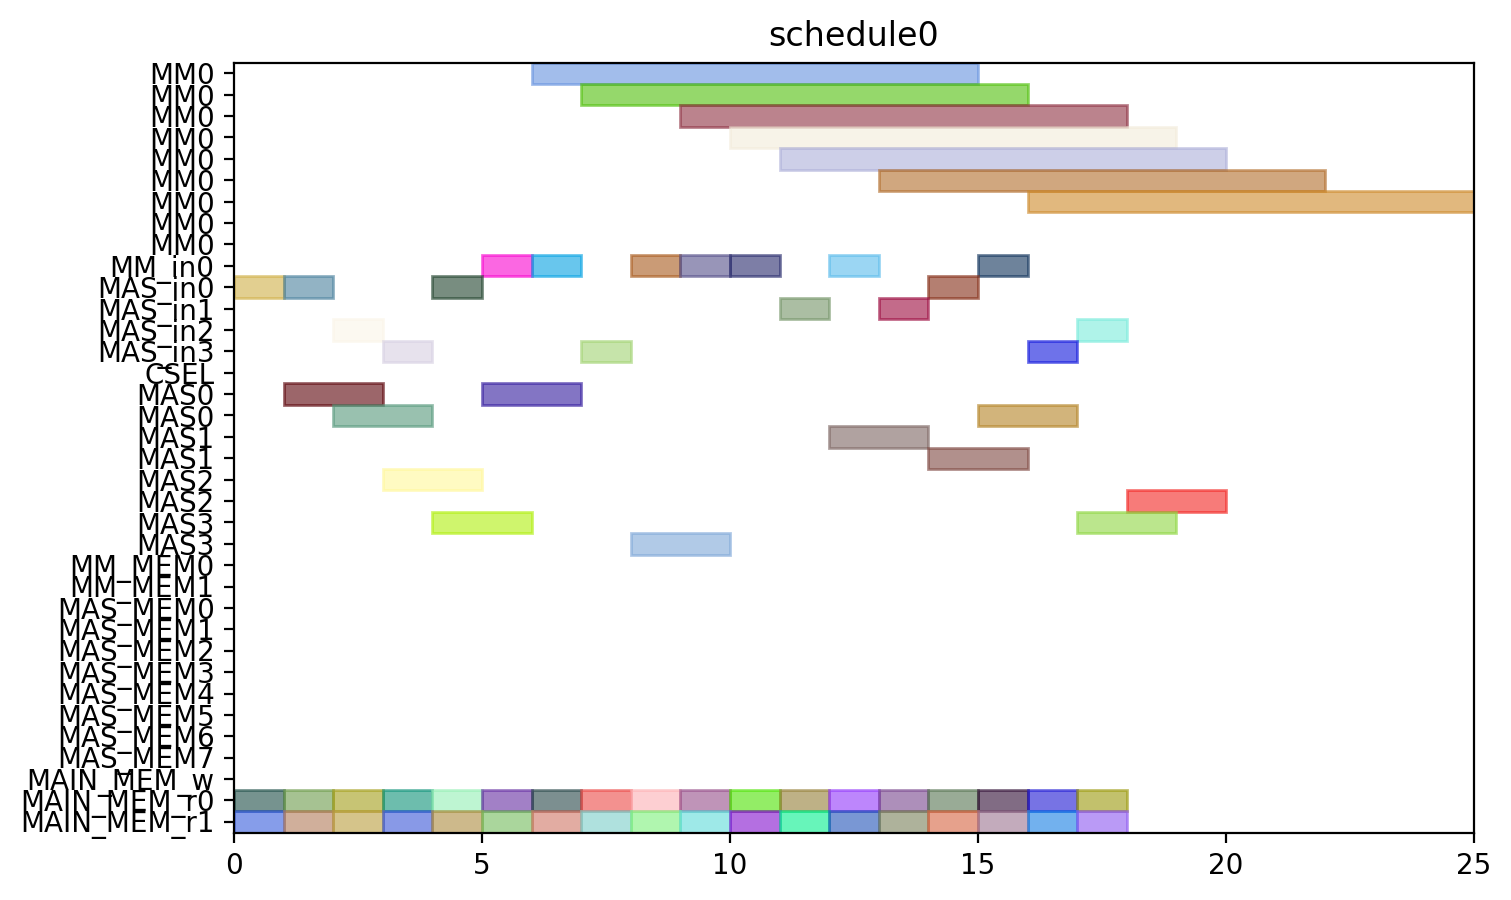

The script that drew this image:
from pyschedule import Scenario, solvers, plotters, alt


def solve():
	horizon = 120
	S = Scenario("schedule0", horizon=horizon)

	# resource
	MM = S.Resources('MM', num=1, size=9)
	MM_in = S.Resources('MM_in', num=1)
	MAS_in = S.Resources('MAS_in', num=4)
	CSEL = S.Resource('CSEL')
	MAS = S.Resources('MAS', num=4, size=2, periods=range(1, horizon))
	MM_MEM = S.Resources('MM_MEM', num=2)
	MAS_MEM = S.Resources('MAS_MEM', num=8)
	MAIN_MEM_w = S.Resource('MAIN_MEM_w', size=1)
	MAIN_MEM_r = S.Resources('MAIN_MEM_r', num=2)

	# result of previous scheduling

	# new tasks
	t0_t0 = S.Task('t0_t0', length=2, delay_cost=1)
	t0_t0 += alt(MAS)
	t0_t0_in = S.Task('t0_t0_in', length=1, delay_cost=1)
	t0_t0_in += alt(MAS_in)
	S += t0_t0_in*MAS_in[0]<=t0_t0*MAS[0]

	S += t0_t0_in*MAS_in[1]<=t0_t0*MAS[1]

	S += t0_t0_in*MAS_in[2]<=t0_t0*MAS[2]

	S += t0_t0_in*MAS_in[3]<=t0_t0*MAS[3]

	t0_t0_mem0 = S.Task('t0_t0_mem0', length=1, delay_cost=1)
	t0_t0_mem0 += MAIN_MEM_r[0]
	S += t0_t0_mem0 <= t0_t0

	t0_t0_mem1 = S.Task('t0_t0_mem1', length=1, delay_cost=1)
	t0_t0_mem1 += MAIN_MEM_r[1]
	S += t0_t0_mem1 <= t0_t0

	t0_t1 = S.Task('t0_t1', length=2, delay_cost=1)
	t0_t1 += alt(MAS)
	t0_t1_in = S.Task('t0_t1_in', length=1, delay_cost=1)
	t0_t1_in += alt(MAS_in)
	S += t0_t1_in*MAS_in[0]<=t0_t1*MAS[0]

	S += t0_t1_in*MAS_in[1]<=t0_t1*MAS[1]

	S += t0_t1_in*MAS_in[2]<=t0_t1*MAS[2]

	S += t0_t1_in*MAS_in[3]<=t0_t1*MAS[3]

	t0_t1_mem0 = S.Task('t0_t1_mem0', length=1, delay_cost=1)
	t0_t1_mem0 += MAIN_MEM_r[0]
	S += t0_t1_mem0 <= t0_t1

	t0_t1_mem1 = S.Task('t0_t1_mem1', length=1, delay_cost=1)
	t0_t1_mem1 += MAIN_MEM_r[1]
	S += t0_t1_mem1 <= t0_t1

	t0_t3 = S.Task('t0_t3', length=9, delay_cost=1)
	t0_t3 += alt(MM)
	t0_t3_in = S.Task('t0_t3_in', length=1, delay_cost=1)
	t0_t3_in += alt(MM_in)
	S += t0_t3_in*MM_in[0]<=t0_t3*MM[0]
	t0_t3_mem0 = S.Task('t0_t3_mem0', length=1, delay_cost=1)
	t0_t3_mem0 += MAIN_MEM_r[0]
	S += t0_t3_mem0 <= t0_t3

	t0_t3_mem1 = S.Task('t0_t3_mem1', length=1, delay_cost=1)
	t0_t3_mem1 += MAIN_MEM_r[1]
	S += t0_t3_mem1 <= t0_t3

	t1_t0 = S.Task('t1_t0', length=2, delay_cost=1)
	t1_t0 += alt(MAS)
	t1_t0_in = S.Task('t1_t0_in', length=1, delay_cost=1)
	t1_t0_in += alt(MAS_in)
	S += t1_t0_in*MAS_in[0]<=t1_t0*MAS[0]

	S += t1_t0_in*MAS_in[1]<=t1_t0*MAS[1]

	S += t1_t0_in*MAS_in[2]<=t1_t0*MAS[2]

	S += t1_t0_in*MAS_in[3]<=t1_t0*MAS[3]

	t1_t0_mem0 = S.Task('t1_t0_mem0', length=1, delay_cost=1)
	t1_t0_mem0 += MAIN_MEM_r[0]
	S += t1_t0_mem0 <= t1_t0

	t1_t0_mem1 = S.Task('t1_t0_mem1', length=1, delay_cost=1)
	t1_t0_mem1 += MAIN_MEM_r[1]
	S += t1_t0_mem1 <= t1_t0

	t1_t1 = S.Task('t1_t1', length=2, delay_cost=1)
	t1_t1 += alt(MAS)
	t1_t1_in = S.Task('t1_t1_in', length=1, delay_cost=1)
	t1_t1_in += alt(MAS_in)
	S += t1_t1_in*MAS_in[0]<=t1_t1*MAS[0]

	S += t1_t1_in*MAS_in[1]<=t1_t1*MAS[1]

	S += t1_t1_in*MAS_in[2]<=t1_t1*MAS[2]

	S += t1_t1_in*MAS_in[3]<=t1_t1*MAS[3]

	t1_t1_mem0 = S.Task('t1_t1_mem0', length=1, delay_cost=1)
	t1_t1_mem0 += MAIN_MEM_r[0]
	S += t1_t1_mem0 <= t1_t1

	t1_t1_mem1 = S.Task('t1_t1_mem1', length=1, delay_cost=1)
	t1_t1_mem1 += MAIN_MEM_r[1]
	S += t1_t1_mem1 <= t1_t1

	t1_t3 = S.Task('t1_t3', length=9, delay_cost=1)
	t1_t3 += alt(MM)
	t1_t3_in = S.Task('t1_t3_in', length=1, delay_cost=1)
	t1_t3_in += alt(MM_in)
	S += t1_t3_in*MM_in[0]<=t1_t3*MM[0]
	t1_t3_mem0 = S.Task('t1_t3_mem0', length=1, delay_cost=1)
	t1_t3_mem0 += MAIN_MEM_r[0]
	S += t1_t3_mem0 <= t1_t3

	t1_t3_mem1 = S.Task('t1_t3_mem1', length=1, delay_cost=1)
	t1_t3_mem1 += MAIN_MEM_r[1]
	S += t1_t3_mem1 <= t1_t3

	t2_t2 = S.Task('t2_t2', length=2, delay_cost=1)
	t2_t2 += alt(MAS)
	t2_t2_in = S.Task('t2_t2_in', length=1, delay_cost=1)
	t2_t2_in += alt(MAS_in)
	S += t2_t2_in*MAS_in[0]<=t2_t2*MAS[0]

	S += t2_t2_in*MAS_in[1]<=t2_t2*MAS[1]

	S += t2_t2_in*MAS_in[2]<=t2_t2*MAS[2]

	S += t2_t2_in*MAS_in[3]<=t2_t2*MAS[3]

	t2_t2_mem0 = S.Task('t2_t2_mem0', length=1, delay_cost=1)
	t2_t2_mem0 += MAIN_MEM_r[0]
	S += t2_t2_mem0 <= t2_t2

	t2_t2_mem1 = S.Task('t2_t2_mem1', length=1, delay_cost=1)
	t2_t2_mem1 += MAIN_MEM_r[1]
	S += t2_t2_mem1 <= t2_t2

	t5_t0 = S.Task('t5_t0', length=9, delay_cost=1)
	t5_t0 += alt(MM)
	t5_t0_in = S.Task('t5_t0_in', length=1, delay_cost=1)
	t5_t0_in += alt(MM_in)
	S += t5_t0_in*MM_in[0]<=t5_t0*MM[0]
	t5_t0_mem0 = S.Task('t5_t0_mem0', length=1, delay_cost=1)
	t5_t0_mem0 += MAIN_MEM_r[0]
	S += t5_t0_mem0 <= t5_t0

	t5_t0_mem1 = S.Task('t5_t0_mem1', length=1, delay_cost=1)
	t5_t0_mem1 += MAIN_MEM_r[1]
	S += t5_t0_mem1 <= t5_t0

	t5_t1 = S.Task('t5_t1', length=9, delay_cost=1)
	t5_t1 += alt(MM)
	t5_t1_in = S.Task('t5_t1_in', length=1, delay_cost=1)
	t5_t1_in += alt(MM_in)
	S += t5_t1_in*MM_in[0]<=t5_t1*MM[0]
	t5_t1_mem0 = S.Task('t5_t1_mem0', length=1, delay_cost=1)
	t5_t1_mem0 += MAIN_MEM_r[0]
	S += t5_t1_mem0 <= t5_t1

	t5_t1_mem1 = S.Task('t5_t1_mem1', length=1, delay_cost=1)
	t5_t1_mem1 += MAIN_MEM_r[1]
	S += t5_t1_mem1 <= t5_t1

	t5_t2 = S.Task('t5_t2', length=2, delay_cost=1)
	t5_t2 += alt(MAS)
	t5_t2_in = S.Task('t5_t2_in', length=1, delay_cost=1)
	t5_t2_in += alt(MAS_in)
	S += t5_t2_in*MAS_in[0]<=t5_t2*MAS[0]

	S += t5_t2_in*MAS_in[1]<=t5_t2*MAS[1]

	S += t5_t2_in*MAS_in[2]<=t5_t2*MAS[2]

	S += t5_t2_in*MAS_in[3]<=t5_t2*MAS[3]

	t5_t2_mem0 = S.Task('t5_t2_mem0', length=1, delay_cost=1)
	t5_t2_mem0 += MAIN_MEM_r[0]
	S += t5_t2_mem0 <= t5_t2

	t5_t2_mem1 = S.Task('t5_t2_mem1', length=1, delay_cost=1)
	t5_t2_mem1 += MAIN_MEM_r[1]
	S += t5_t2_mem1 <= t5_t2

	t5_t3 = S.Task('t5_t3', length=2, delay_cost=1)
	t5_t3 += alt(MAS)
	t5_t3_in = S.Task('t5_t3_in', length=1, delay_cost=1)
	t5_t3_in += alt(MAS_in)
	S += t5_t3_in*MAS_in[0]<=t5_t3*MAS[0]

	S += t5_t3_in*MAS_in[1]<=t5_t3*MAS[1]

	S += t5_t3_in*MAS_in[2]<=t5_t3*MAS[2]

	S += t5_t3_in*MAS_in[3]<=t5_t3*MAS[3]

	t5_t3_mem0 = S.Task('t5_t3_mem0', length=1, delay_cost=1)
	t5_t3_mem0 += MAIN_MEM_r[0]
	S += t5_t3_mem0 <= t5_t3

	t5_t3_mem1 = S.Task('t5_t3_mem1', length=1, delay_cost=1)
	t5_t3_mem1 += MAIN_MEM_r[1]
	S += t5_t3_mem1 <= t5_t3

	t7_t0 = S.Task('t7_t0', length=2, delay_cost=1)
	t7_t0 += alt(MAS)
	t7_t0_in = S.Task('t7_t0_in', length=1, delay_cost=1)
	t7_t0_in += alt(MAS_in)
	S += t7_t0_in*MAS_in[0]<=t7_t0*MAS[0]

	S += t7_t0_in*MAS_in[1]<=t7_t0*MAS[1]

	S += t7_t0_in*MAS_in[2]<=t7_t0*MAS[2]

	S += t7_t0_in*MAS_in[3]<=t7_t0*MAS[3]

	t7_t0_mem0 = S.Task('t7_t0_mem0', length=1, delay_cost=1)
	t7_t0_mem0 += MAIN_MEM_r[0]
	S += t7_t0_mem0 <= t7_t0

	t7_t0_mem1 = S.Task('t7_t0_mem1', length=1, delay_cost=1)
	t7_t0_mem1 += MAIN_MEM_r[1]
	S += t7_t0_mem1 <= t7_t0

	t7_t1 = S.Task('t7_t1', length=2, delay_cost=1)
	t7_t1 += alt(MAS)
	t7_t1_in = S.Task('t7_t1_in', length=1, delay_cost=1)
	t7_t1_in += alt(MAS_in)
	S += t7_t1_in*MAS_in[0]<=t7_t1*MAS[0]

	S += t7_t1_in*MAS_in[1]<=t7_t1*MAS[1]

	S += t7_t1_in*MAS_in[2]<=t7_t1*MAS[2]

	S += t7_t1_in*MAS_in[3]<=t7_t1*MAS[3]

	t7_t1_mem0 = S.Task('t7_t1_mem0', length=1, delay_cost=1)
	t7_t1_mem0 += MAIN_MEM_r[0]
	S += t7_t1_mem0 <= t7_t1

	t7_t1_mem1 = S.Task('t7_t1_mem1', length=1, delay_cost=1)
	t7_t1_mem1 += MAIN_MEM_r[1]
	S += t7_t1_mem1 <= t7_t1

	t7_t3 = S.Task('t7_t3', length=9, delay_cost=1)
	t7_t3 += alt(MM)
	t7_t3_in = S.Task('t7_t3_in', length=1, delay_cost=1)
	t7_t3_in += alt(MM_in)
	S += t7_t3_in*MM_in[0]<=t7_t3*MM[0]
	t7_t3_mem0 = S.Task('t7_t3_mem0', length=1, delay_cost=1)
	t7_t3_mem0 += MAIN_MEM_r[0]
	S += t7_t3_mem0 <= t7_t3

	t7_t3_mem1 = S.Task('t7_t3_mem1', length=1, delay_cost=1)
	t7_t3_mem1 += MAIN_MEM_r[1]
	S += t7_t3_mem1 <= t7_t3

	t10_t0 = S.Task('t10_t0', length=9, delay_cost=1)
	t10_t0 += alt(MM)
	t10_t0_in = S.Task('t10_t0_in', length=1, delay_cost=1)
	t10_t0_in += alt(MM_in)
	S += t10_t0_in*MM_in[0]<=t10_t0*MM[0]
	t10_t0_mem0 = S.Task('t10_t0_mem0', length=1, delay_cost=1)
	t10_t0_mem0 += MAIN_MEM_r[0]
	S += t10_t0_mem0 <= t10_t0

	t10_t0_mem1 = S.Task('t10_t0_mem1', length=1, delay_cost=1)
	t10_t0_mem1 += MAIN_MEM_r[1]
	S += t10_t0_mem1 <= t10_t0

	t10_t1 = S.Task('t10_t1', length=9, delay_cost=1)
	t10_t1 += alt(MM)
	t10_t1_in = S.Task('t10_t1_in', length=1, delay_cost=1)
	t10_t1_in += alt(MM_in)
	S += t10_t1_in*MM_in[0]<=t10_t1*MM[0]
	t10_t1_mem0 = S.Task('t10_t1_mem0', length=1, delay_cost=1)
	t10_t1_mem0 += MAIN_MEM_r[0]
	S += t10_t1_mem0 <= t10_t1

	t10_t1_mem1 = S.Task('t10_t1_mem1', length=1, delay_cost=1)
	t10_t1_mem1 += MAIN_MEM_r[1]
	S += t10_t1_mem1 <= t10_t1

	t10_t2 = S.Task('t10_t2', length=2, delay_cost=1)
	t10_t2 += alt(MAS)
	t10_t2_in = S.Task('t10_t2_in', length=1, delay_cost=1)
	t10_t2_in += alt(MAS_in)
	S += t10_t2_in*MAS_in[0]<=t10_t2*MAS[0]

	S += t10_t2_in*MAS_in[1]<=t10_t2*MAS[1]

	S += t10_t2_in*MAS_in[2]<=t10_t2*MAS[2]

	S += t10_t2_in*MAS_in[3]<=t10_t2*MAS[3]

	t10_t2_mem0 = S.Task('t10_t2_mem0', length=1, delay_cost=1)
	t10_t2_mem0 += MAIN_MEM_r[0]
	S += t10_t2_mem0 <= t10_t2

	t10_t2_mem1 = S.Task('t10_t2_mem1', length=1, delay_cost=1)
	t10_t2_mem1 += MAIN_MEM_r[1]
	S += t10_t2_mem1 <= t10_t2

	t10_t3 = S.Task('t10_t3', length=2, delay_cost=1)
	t10_t3 += alt(MAS)
	t10_t3_in = S.Task('t10_t3_in', length=1, delay_cost=1)
	t10_t3_in += alt(MAS_in)
	S += t10_t3_in*MAS_in[0]<=t10_t3*MAS[0]

	S += t10_t3_in*MAS_in[1]<=t10_t3*MAS[1]

	S += t10_t3_in*MAS_in[2]<=t10_t3*MAS[2]

	S += t10_t3_in*MAS_in[3]<=t10_t3*MAS[3]

	t10_t3_mem0 = S.Task('t10_t3_mem0', length=1, delay_cost=1)
	t10_t3_mem0 += MAIN_MEM_r[0]
	S += t10_t3_mem0 <= t10_t3

	t10_t3_mem1 = S.Task('t10_t3_mem1', length=1, delay_cost=1)
	t10_t3_mem1 += MAIN_MEM_r[1]
	S += t10_t3_mem1 <= t10_t3

	solvers.mip.solve(S,msg=1,kind='CPLEX',ratio_gap=1.01)

	solution = [['hoge']*len(S.solution()[1]) for i in range(len(S.solution()))]
	for i in range(len(S.solution())):
		for j in range(len(S.solution()[i])):
			solution[i][j]=str(S.solution()[i][j])
	print(solution)

	cycles = int(solution[-1][3])

	pic_file_name = "/home/mfukuda/ABE/multiRAM_multiMAS_16mux/scheduling_result/stage9MM1_stage2MAS4/EP2_DBL_w_EVAL/schedule0.png"
	if(S.solution() != []):
		plotters.matplotlib.plot(S,img_filename=pic_file_name, show_task_labels=False, fig_size=(cycles*0.25+3, 5))

	return solution
